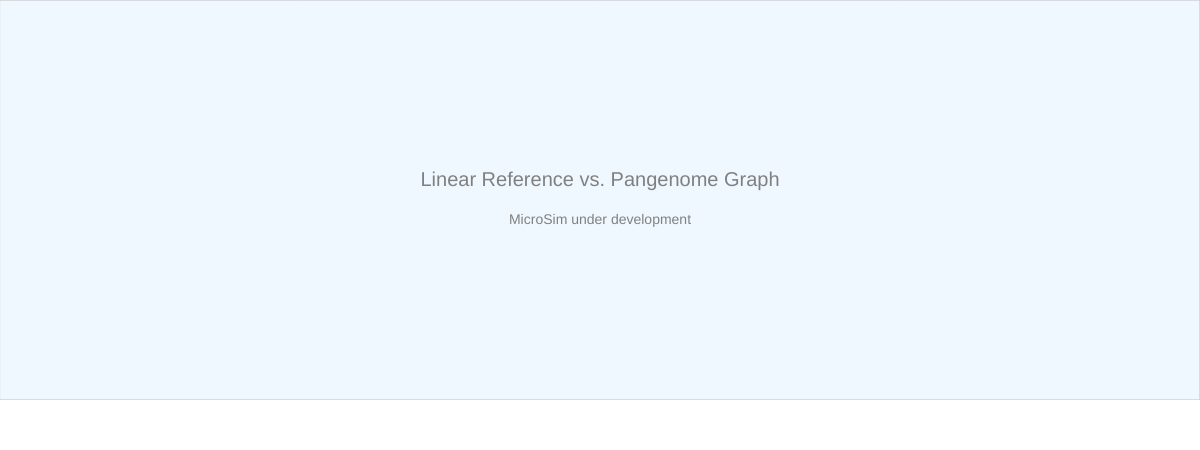
Frame 1 (no input)
Frame 60 (no input): identical to frame 1, image omitted
Frame 120 (the mouse pressed at the canvas centre since frame 60): identical to frame 1, image omitted

The p5.js sketch that drew this single still picture (run headless with seeded random() and noise() and a simulated clock; from frame 60 on, the mouse is pressed at the canvas centre):

// p5.js sketch
// ── sketch.js
// Linear Reference vs. Pangenome Graph
// CANVAS_HEIGHT: 450
let drawHeight = 400;
let controlHeight = 50;
let canvasWidth, canvasHeight;

function updateCanvasSize() {
    const container = document.querySelector('main');
    canvasWidth = container ? container.offsetWidth : windowWidth;
    canvasHeight = drawHeight + controlHeight;
}

function setup() {
    updateCanvasSize();
    const canvas = createCanvas(canvasWidth, canvasHeight);
    canvas.parent(document.querySelector('main'));
    textSize(16);
}

function draw() {
    // Drawing area
    fill('aliceblue');
    stroke('silver');
    strokeWeight(1);
    rect(0, 0, canvasWidth, drawHeight);

    // Control area
    fill('white');
    noStroke();
    rect(0, drawHeight, canvasWidth, controlHeight);

    // Placeholder text
    fill('gray');
    noStroke();
    textAlign(CENTER, CENTER);
    textSize(20);
    text('Linear Reference vs. Pangenome Graph', canvasWidth / 2, drawHeight / 2 - 20);
    textSize(14);
    text('MicroSim under development', canvasWidth / 2, drawHeight / 2 + 20);
}

function windowResized() {
    updateCanvasSize();
    resizeCanvas(canvasWidth, canvasHeight);
}
